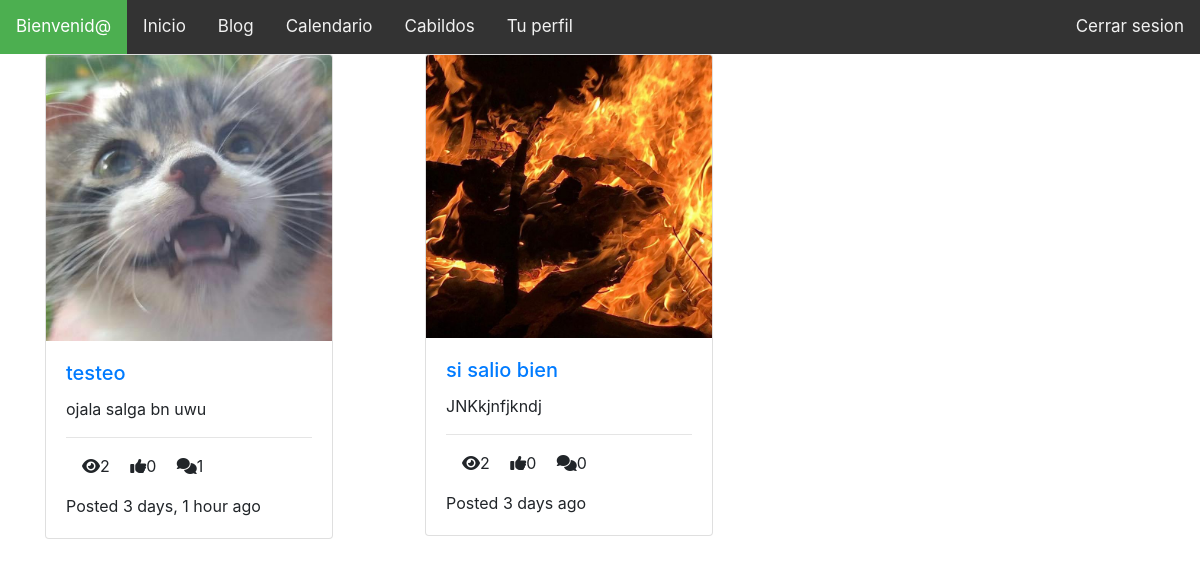
Page /blog on the committed database.
### posts/models.py (models this page shows, shortened)
class Post(models.Model):
    title = models.CharField(max_length=100)
    content = models.TextField()
    thumbnail = models.ImageField()
    publish_date = models.DateTimeField(auto_now_add=True)
    last_update = models.DateTimeField(auto_now = True)
    author = models.ForeignKey(User, on_delete=models.CASCADE)
    slug = models.SlugField()
    def get_absolute_url(self):
        return reverse("detail", kwargs={
            'slug': self.slug
        })
    @property
    def get_comment_count(self):
        return self.comment_set.all().count()
    @property
    def get_view_count(self):
        return self.postview_set.all().count()
    @property
    def get_like_count(self):
        return self.like_set.all().count()

### posts/views.py (the view)
# urls.py: path('blog', PostListView.as_view(), name='list'),
class PostListView(ListView):
    model = Post

### templates/posts/post_list.html (shortened to what this page needs)
{% extends 'base.html' %}
{% block content %}
    <div class='container'>
        <div class = 'row'>
        {% for object in object_list %}
            <div class = 'col-4'>
                <div class="card" style="width: 18rem;">
                    <img src="{{ object.thumbnail.url }}" class="card-img-top" alt="...">
                    <div class="card-body">
                        <a href = '{{ object.get_absolute_url }}'>
                            <h5 class="card-title">{{object.title}}</h5>
                        </a>
                        <p class="card-text">{{ object.content|truncatechars:40 }}</p>
                        <hr/>
                        <p>
                            <span><i class = 'fas fa-eye ml-3'></i>{{ object.get_view_count }}</span>
                            <span><i class = 'fas fa-thumbs-up ml-3'></i>{{ object.get_like_count }}</span>
                            <span><i class = 'fas fa-comments ml-3'></i>{{ object.get_comment_count }}</span>
                        </p>
                        <p class = 'card-text'>
                            Posted {{ object.publish_date|timesince }} ago
                        </p>
                    </div>
                </div>
            </div>
        {% endfor %}
        </div>
    </div>
{% endblock content %}

### templates/base.html (shortened to what this page needs)
{% load static %}
<!doctype html>
<html lang="es">
  <head>
    <link rel="stylesheet" href="{% static '/css/estilos.css' %}">
    <link rel="stylesheet" href="https://cdn.jsdelivr.net/npm/bootstrap@4.5.3/dist/css/bootstrap.min.css">
  </head>
  <body>
    <div class="topnav">
      <a class="active" style="color:#FFFFFF">Bienvenid@ <b>{{request.user.username}}</b></a>
      <a href="index">Inicio</a>
      <a href="{% url 'list' %}">Blog</a>
      <a href="calendario">Calendario</a>
      <a href="#">Cabildos</a>
      <a href="#">Tu perfil</a>
      <div class="topnav-right">
          <a href="/logout">Cerrar sesion</a>
      </div>
    </div>
{% block content %}
{% endblock content %}
</body>
</html>

### static/css/estilos.css (style rules this page uses)
* { margin: 0; padding: 0; box-sizing: border-box; }
body { font-family: 'open sans'; }
body { font-family: "Lato", sans-serif; }
.topnav { background-color: #333; overflow: hidden; text-decoration: none; }
.topnav a { text-decoration: none; float: left; color: #f2f2f2; text-align: center; padding: 14px 16px; font-size: 17px; }
.topnav a.active { background-color: #4CAF50; color: white; text-decoration: none; }
.topnav-right { float: right; text-align: right; text-decoration: none; }

### rows in the picture
Post: thumbnail (picture), title "testeo", content "ojala salga bn uwu", get_view_count "2", get_like_count "0", get_comment_count "1", publish_date "3 days, 1 hour"
Post: thumbnail (picture), title "si salio bien", content "JNKkjnfjkndj", get_view_count "2", get_like_count "0", get_comment_count "0", publish_date "3 days"
